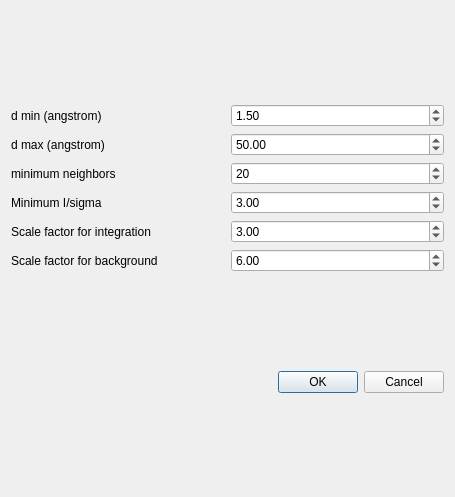
<?xml version="1.0" encoding="UTF-8"?>
<ui version="4.0">
 <class>DialogCalculatedPeaks</class>
 <widget class="QDialog" name="DialogCalculatedPeaks">
  <property name="geometry">
   <rect>
    <x>0</x>
    <y>0</y>
    <width>455</width>
    <height>497</height>
   </rect>
  </property>
  <property name="windowTitle">
   <string>Dialog</string>
  </property>
  <layout class="QGridLayout" name="gridLayout">
   <item row="3" column="0">
    <widget class="QDialogButtonBox" name="buttonBox">
     <property name="orientation">
      <enum>Qt::Horizontal</enum>
     </property>
     <property name="standardButtons">
      <set>QDialogButtonBox::Cancel|QDialogButtonBox::Ok</set>
     </property>
    </widget>
   </item>
   <item row="1" column="0">
    <layout class="QGridLayout" name="gridLayout_2">
     <item row="6" column="1">
      <widget class="QDoubleSpinBox" name="peakScaleSpinBox">
       <property name="singleStep">
        <double>0.100000000000000</double>
       </property>
       <property name="value">
        <double>3.000000000000000</double>
       </property>
      </widget>
     </item>
     <item row="2" column="1">
      <widget class="QSpinBox" name="neighborSpinBox">
       <property name="maximum">
        <number>100000</number>
       </property>
       <property name="value">
        <number>20</number>
       </property>
      </widget>
     </item>
     <item row="2" column="0">
      <widget class="QLabel" name="label_5">
       <property name="text">
        <string>minimum neighbors</string>
       </property>
      </widget>
     </item>
     <item row="0" column="1">
      <widget class="QDoubleSpinBox" name="dMinSpinBox">
       <property name="maximum">
        <double>1000.000000000000000</double>
       </property>
       <property name="singleStep">
        <double>0.010000000000000</double>
       </property>
       <property name="value">
        <double>1.500000000000000</double>
       </property>
      </widget>
     </item>
     <item row="1" column="0">
      <widget class="QLabel" name="label_2">
       <property name="text">
        <string>d max (angstrom)</string>
       </property>
      </widget>
     </item>
     <item row="0" column="0">
      <widget class="QLabel" name="label">
       <property name="text">
        <string>d min (angstrom)</string>
       </property>
      </widget>
     </item>
     <item row="1" column="1">
      <widget class="QDoubleSpinBox" name="dMaxSpinBox">
       <property name="maximum">
        <double>1000.000000000000000</double>
       </property>
       <property name="singleStep">
        <double>0.010000000000000</double>
       </property>
       <property name="value">
        <double>50.000000000000000</double>
       </property>
      </widget>
     </item>
     <item row="7" column="1">
      <widget class="QDoubleSpinBox" name="bkgScaleSpinBox">
       <property name="singleStep">
        <double>0.100000000000000</double>
       </property>
       <property name="value">
        <double>6.000000000000000</double>
       </property>
      </widget>
     </item>
     <item row="6" column="0">
      <widget class="QLabel" name="label_8">
       <property name="text">
        <string>Scale factor for integration</string>
       </property>
      </widget>
     </item>
     <item row="7" column="0">
      <widget class="QLabel" name="label_9">
       <property name="text">
        <string>Scale factor for background</string>
       </property>
      </widget>
     </item>
     <item row="3" column="1">
      <widget class="QDoubleSpinBox" name="sigmaSpinBox">
       <property name="maximum">
        <double>100000.000000000000000</double>
       </property>
       <property name="singleStep">
        <double>0.100000000000000</double>
       </property>
       <property name="value">
        <double>3.000000000000000</double>
       </property>
      </widget>
     </item>
     <item row="3" column="0">
      <widget class="QLabel" name="label_10">
       <property name="text">
        <string>Minimum I/sigma</string>
       </property>
      </widget>
     </item>
    </layout>
   </item>
  </layout>
 </widget>
 <resources/>
 <connections>
  <connection>
   <sender>buttonBox</sender>
   <signal>accepted()</signal>
   <receiver>DialogCalculatedPeaks</receiver>
   <slot>accept()</slot>
   <hints>
    <hint type="sourcelabel">
     <x>248</x>
     <y>254</y>
    </hint>
    <hint type="destinationlabel">
     <x>157</x>
     <y>274</y>
    </hint>
   </hints>
  </connection>
  <connection>
   <sender>buttonBox</sender>
   <signal>rejected()</signal>
   <receiver>DialogCalculatedPeaks</receiver>
   <slot>reject()</slot>
   <hints>
    <hint type="sourcelabel">
     <x>316</x>
     <y>260</y>
    </hint>
    <hint type="destinationlabel">
     <x>286</x>
     <y>274</y>
    </hint>
   </hints>
  </connection>
 </connections>
</ui>
